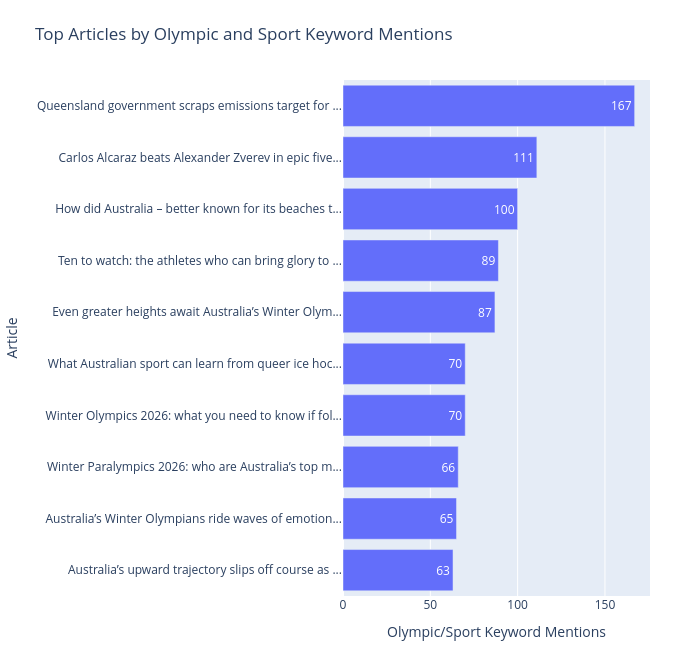

Write notebook code for a chart like this one.
### Markdown cell above
This table can help to understand how many times Olympic and sports-related keywords appear in each filtered article collected from the Guardian API dataset.

This helps identify which articles are most strongly focused on Olympic and sports-related topics.

### Code cell
sport_keyword_counts_df['short_title'] = (
    sport_keyword_counts_df['title'].str.slice(0, 50) + '...'
)

fig = px.bar(
    sport_keyword_counts_df.head(10),
    x='keyword_count',
    y='short_title',
    orientation='h',
    text='keyword_count',
    title='Top Articles by Olympic and Sport Keyword Mentions',
    labels={
        'keyword_count': 'Olympic/Sport Keyword Mentions',
        'short_title': 'Article'
    },
    width = 700,
    height=650
)

fig.update_layout(
    yaxis={'categoryorder': 'total ascending'},
    margin=dict(l=250, r=50, t=80, b=50)
)

fig.show()

### Figure 1 — Plotly figure (JSON) as saved in the notebook; plotly's stock layout.template omitted (floating-point values rounded to 4 significant figures)
{"data": [{"hovertemplate": "Olympic/Sport Keyword Mentions=%{text}<br>Article=%{y}<extra></extra>", "legendgroup": "", "marker": {"color": "#636efa", "pattern": {"shape": ""}}, "name": "", "orientation": "h", "showlegend": false, "text": [167.0, 111.0, 100.0, 89.0, 87.0, 70.0, 70.0, 66.0, 65.0, 63.0], "textposition": "auto", "type": "bar", "x": [167, 111, 100, 89, 87, 70, 70, 66, 65, 63], "xaxis": "x", "y": ["Queensland government scraps emissions target for ...", "Carlos Alcaraz beats Alexander Zverev in epic five...", "How did Australia – better known for its beaches t...", "Ten to watch: the athletes who can bring glory to ...", "Even greater heights await Australia’s Winter Olym...", "Winter Olympics 2026: what you need to know if fol...", "What Australian sport can learn from queer ice hoc...", "Winter Paralympics 2026: who are Australia’s top m...", "Australia’s Winter Olympians ride waves of emotion...", "Australia’s upward trajectory slips off course as ..."], "yaxis": "y"}], "layout": {"barmode": "relative", "height": 650, "legend": {"tracegroupgap": 0}, "margin": {"b": 50, "l": 250, "r": 50, "t": 80}, "title": {"text": "Top Articles by Olympic and Sport Keyword Mentions"}, "width": 700, "xaxis": {"anchor": "y", "domain": [0, 1], "title": {"text": "Olympic/Sport Keyword Mentions"}}, "yaxis": {"anchor": "x", "categoryorder": "total ascending", "domain": [0, 1], "title": {"text": "Article"}}}}
